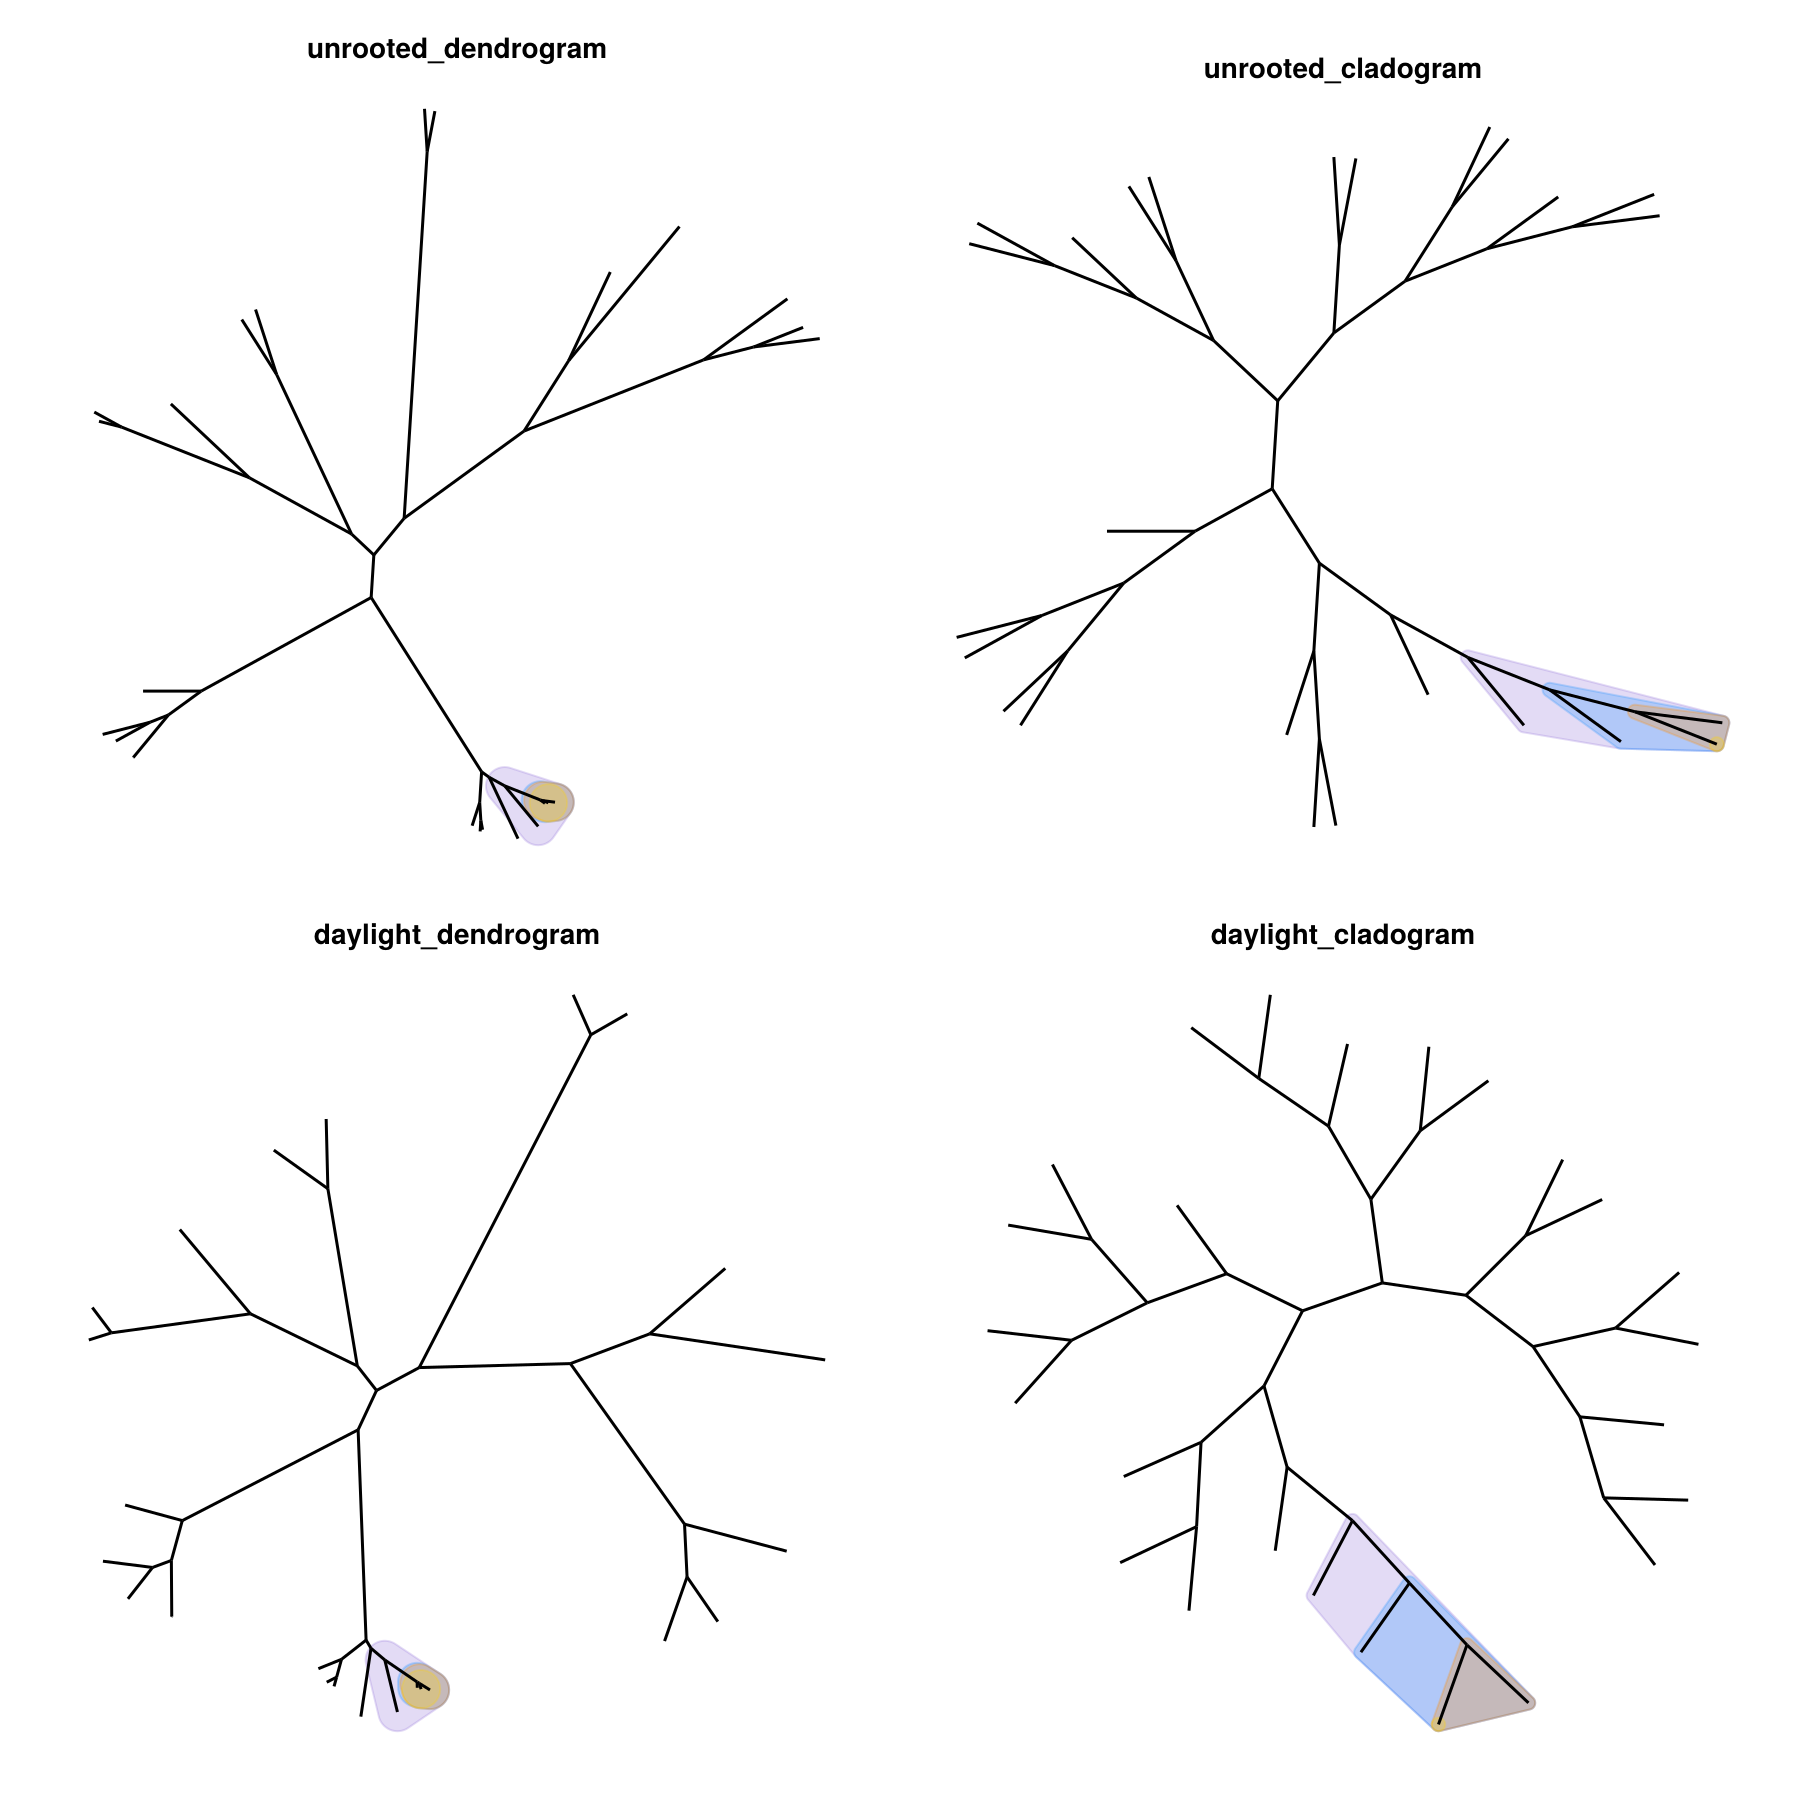

Source code (Julia):
using CairoMakie, BasicTreePlots, NewickTree

tree =
    nw"(Human_coronavirus_NL63__YP_003767.1:0.2837167697,((((Coronavirus_AcCoV-JC34__YP_009380521.1:0.1753779846,Lucheng_Rn_rat_coronavirus__YP_009336484.1:0.1823729640):1.5633499702,(((((Murine_hepatitis_virus__NP_045300.1:0.0465644139,Murine_hepatitis_virus_strain_JHM__YP_209233.1:0.0400825485):0.0771107289,Rat_coronavirus_Parker__YP_003029848.1:0.1042243458):0.1303858841,(Human_coronavirus_HKU1__YP_173238.1:0.2884582318,(((Bovine_coronavirus__NP_150077.1:0.0252424258,Human_coronavirus_OC43__YP_009555241.1:0.0522904576):0.0109027241,Rabbit_coronavirus_HKU14__YP_005454245.1:0.0242597338):0.1634381639,Betacoronavirus_HKU24__YP_009113025.1:0.2237054710):0.0754395643):0.0399072843):0.8784475802,(((Pipistrellus_bat_coronavirus_HKU5__YP_001039962.1:0.2087545259,Tylonycteris_bat_coronavirus_HKU4__YP_001039953.1:0.1665826056):0.0840068345,(Betacoronavirus_England_1__YP_007188579.1:0.0015006674,Middle_East_respiratory_syndrome-related_coronavirus__YP_009047204.1:0.0000023308):0.2345306605):0.1724797525,Betacoronavirus_Erinaceus_VMC_DEU_2012__YP_009513010.1:0.2475827909):0.8267565826):0.1812279915,(((Severe_acute_respiratory_syndrome_coronavirus_2__YP_009724390.1:0.1322988464,Severe_acute_respiratory_syndrome-related_coronavirus__NP_828851.1:0.0988541333):0.5863592327,Bat_Hp-betacoronavirus_Zhejiang2013__YP_009072440.1:0.4591408199):0.4969413816,(Rousettus_bat_coronavirus__YP_009273005.1:0.2912220426,Rousettus_bat_coronavirus_HKU9__YP_001039971.1:0.2774975608):0.7498515344):0.1300788194):0.2026176920):0.6317604948,(Infectious_bronchitis_virus__NP_040831.1:0.7413582696,Turkey_coronavirus__YP_001941166.1:0.4175214245):0.3538495234):0.8226529179,BtMr-AlphaCoV_SAX2011__YP_009199609.1:0.4416013419):0.2205284043,Human_coronavirus_229E__NP_073551.1:0.2265542283);"
BasicTreePlots.ladderize!(tree)
nested_clades = [NewickTree.findleaf(tree, "Bovine_coronavirus__NP_150077.1")]
for _ = 1:3
    push!(nested_clades, parent(last(nested_clades)))
end
nested_colors = (:gold, :darkorange, :dodgerblue, :mediumpurple)

fig = Figure(size = (900, 900))
layoutstyles =
    (:unrooted_dendrogram, :daylight_dendrogram, :unrooted_cladogram, :daylight_cladogram)

for (index, layoutstyle) in enumerate(layoutstyles)
    row, column = Tuple(CartesianIndices((2, 2))[index])
    ax = Axis(fig[row, column]; title = string(layoutstyle), aspect = DataAspect())
    hidedecorations!(ax)
    hidespines!(ax)
    tp = treeplot!(tree; layoutstyle)
    for clade_index in reverse(eachindex(nested_clades))
        treehilight!(
            tp;
            nodes = [nested_clades[clade_index]],
            color = nested_colors[clade_index],
            padding = 0.08,
            strokecolor = nested_colors[clade_index],
            strokewidth = 1,
        )
    end
end

save("examples/unrooted_comparison.png", fig)
fig
